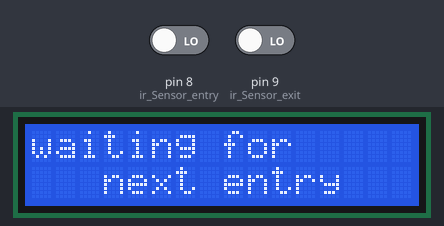
A sketch run on a simulated Arduino Uno, built with avr-gcc and run on an emulated ATmega328P. Shown: 16×2 character LCD. Inputs (shaded band) come from the test bench; at power-on: pin 8 (ir_Sensor_entry) LOW, pin 9 (ir_Sensor_exit) LOW.

Above: at 2.2 s.
2.3 s: pin 8 (ir_Sensor_entry) driven HIGH
At 4.0 s:
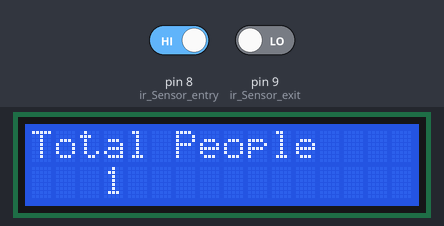
5.6 s: pin 9 (ir_Sensor_exit) driven HIGH
At 6.04 s:
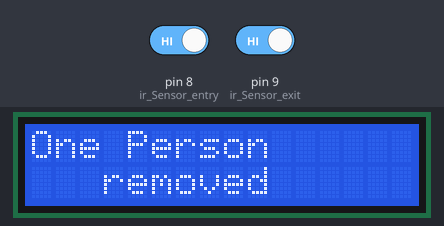
7.6 s: pin 9 (ir_Sensor_exit) driven LOW
At 7.7 s:
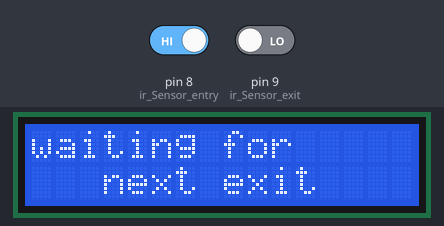
10.4 s: pin 8 (ir_Sensor_entry) driven LOW
At 11.1 s:
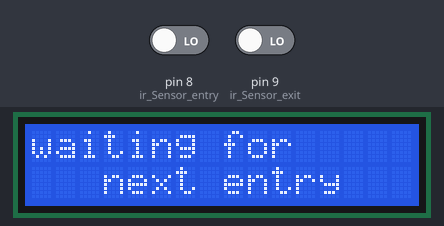
Timing chart, 0 to 13.4 s (numbered marks = the images above; inputs shaded):
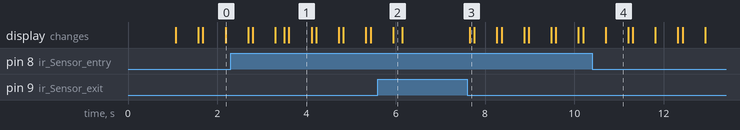

Measured:
- after the input at 2.3 s, the display: first differs from a run without the input after 1.0 s (image 1 shows a later state)
- after the input at 5.6 s, the display: changes after 0.34 s (image 2)
- after the input at 7.6 s, the display: changes after 0.06 s (image 3)
- after the input at 10.4 s, the display: changes after 0.30 s (image 4)
- what the display in image 1 shows lasts 0.5 s, from 3.6 s to 4.1 s

The sketch:

People_Counting_Machine.ino
```cpp
#include <LiquidCrystal.h>
LiquidCrystal lcd(2, 3, 4, 5, 6, 7);
const int ir_Sensor_entry = 8;
const int ir_Sensor_exit = 9;
bool ir_status_entry = LOW;
bool ir_status_exit = LOW;
unsigned int count =0u;
bool add_count_status = LOW;
bool remove_count_status = LOW;
void setup() {
  pinMode(ir_Sensor_entry, INPUT);
  pinMode(ir_Sensor_exit, INPUT);
  lcd.begin(16, 2);
  lcd.print("People Counting");
  lcd.setCursor(3,2);
  lcd.print("Machine");
  delay(1000);

}
void loop() {
  ir_status_entry = digitalRead(ir_Sensor_entry);
  //delay(1000);
  ir_status_exit = digitalRead(ir_Sensor_exit);
  //delay(1000);

  if(ir_status_entry == HIGH)
  {
    if(add_count_status == LOW)
    {
      add_count_status = HIGH;
      count =  count + 1u;
     lcd.clear();
     lcd.print("One Person");
      lcd.setCursor(3,2);
     lcd.print("Added");
      delay(200);
    }

  }
  else
  {
    add_count_status = LOW;
    lcd.clear();
    lcd.print("waiting for");
    lcd.setCursor(3,2);
    lcd.print("next entry");
    delay(500);
  }
  if(ir_status_exit == HIGH)
  {
    if((remove_count_status == LOW )and (count > 0))
    {
      remove_count_status = HIGH;
      count =  count - 1u;
      lcd.clear();
     lcd.print("One Person");
     lcd.setCursor(3,2);
     lcd.print("removed");
     delay(200);
    }
  }
  else
  {
    remove_count_status = LOW;
    lcd.clear();
    lcd.print("waiting for");
    lcd.setCursor(3,2);
    lcd.print("next exit");
    delay(100);

  }

  lcd.clear();
  lcd.print("Total People");
  lcd.setCursor(3,2);
  lcd.print(count);
  delay(500);


}
```
